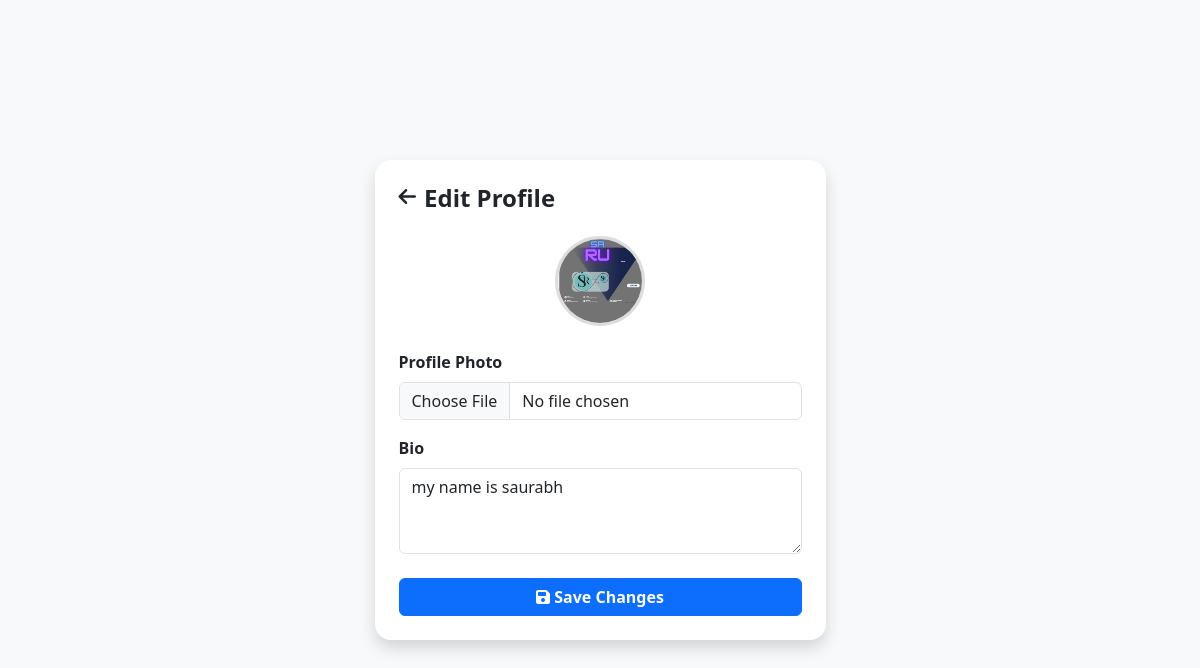
The app's page /profile/edit/ (signed in) with its own data.
### app/models.py (models this page shows, shortened)
class Profile(models.Model):
    user = models.OneToOneField(
        User,
        on_delete=models.CASCADE
    )
    image = models.ImageField(
        upload_to="profile/",
        blank=True
    )
    bio = models.TextField(
        blank=True
    )
    followers = models.ManyToManyField(
        User,
        related_name="following",
        blank=True
    )

### app/views.py (the view, shortened to what this page needs)
# urls.py: path('profile/edit/', views.edit_profile, name='edit_profile'),
@login_required(login_url='login')
def edit_profile(request):
    profile, _ = Profile.objects.get_or_create(user=request.user)
    return render(request, "edit_profile.html", {"profile": profile})

### templates/edit_profile.html (shortened to what this page needs)
{% load static %}
<!DOCTYPE html>
<html lang="en">
<head>
    <link href="https://cdn.jsdelivr.net/npm/bootstrap@5.3.8/dist/css/bootstrap.min.css" rel="stylesheet">
    <link rel="stylesheet" href="https://cdnjs.cloudflare.com/ajax/libs/font-awesome/6.7.2/css/all.min.css">
</head>
<body class="bg-light">
<div class="container">
    <div class="row justify-content-center align-items-center vh-100">
        <div class="col-md-5">
            <div class="card shadow border-0 rounded-4">
                <div class="card-body p-4">
                    <div class="d-flex align-items-center mb-4 gap-2">
                        <a href="{% url 'profile' %}" class="text-dark"><i class="fa-solid fa-arrow-left fs-5"></i></a>
                        <h4 class="mb-0 fw-bold">Edit Profile</h4>
                    </div>
                    <div class="text-center mb-4">
                        {% if profile.image %}
                            <img src="{{ profile.image.url }}" class="rounded-circle" width="90" height="90" style="object-fit:cover; border:3px solid #ddd;">
                        {% else %}
                            <img src="{% static 'images/default-avatar.png' %}" class="rounded-circle" width="90" height="90" style="object-fit:cover; border:3px solid #ddd;">
                        {% endif %}
                    </div>
                    <form method="POST" enctype="multipart/form-data">
                        <div class="mb-3">
                            <label class="form-label fw-semibold">Profile Photo</label>
                            <input type="file" name="image" class="form-control" accept="image/*">
                        </div>
                        <div class="mb-4">
                            <label class="form-label fw-semibold">Bio</label>
                            <textarea name="bio" class="form-control" rows="3" placeholder="Write something about yourself...">{{ profile.bio }}</textarea>
                        </div>
                        <button type="submit" class="btn btn-primary w-100 fw-semibold">
                            <i class="fa-solid fa-floppy-disk"></i> Save Changes
                        </button>
                    </form>
                </div>
            </div>
        </div>
    </div>
</div>
</body>
</html>

### records on screen
Profile: image (picture), bio "my name is saurabh"
